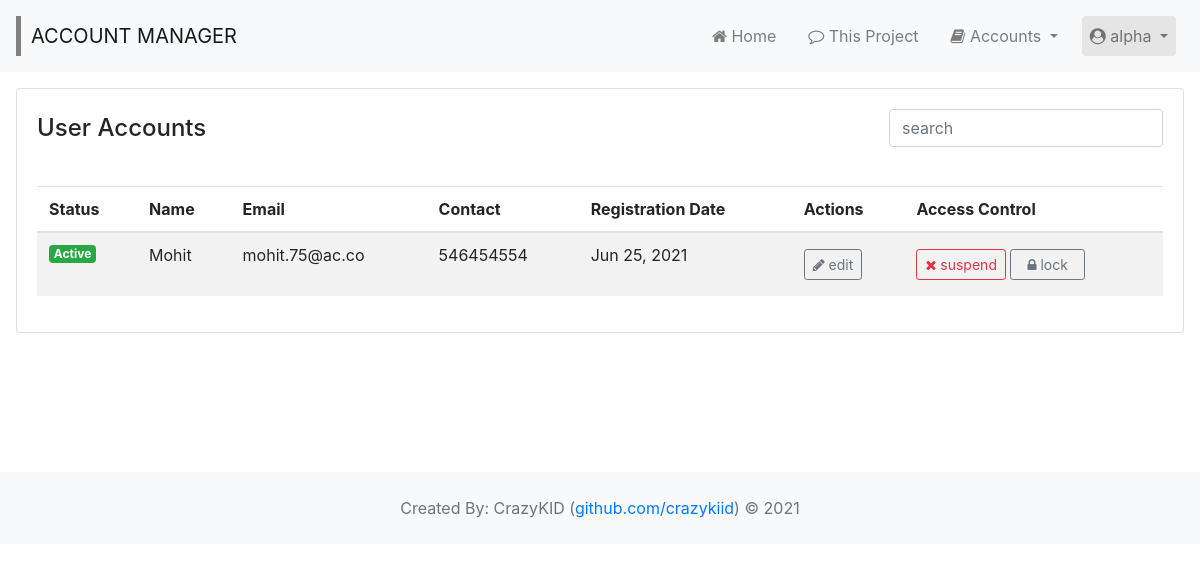
/accounts/active/ (signed in), run on an earlier commit of the app's database.
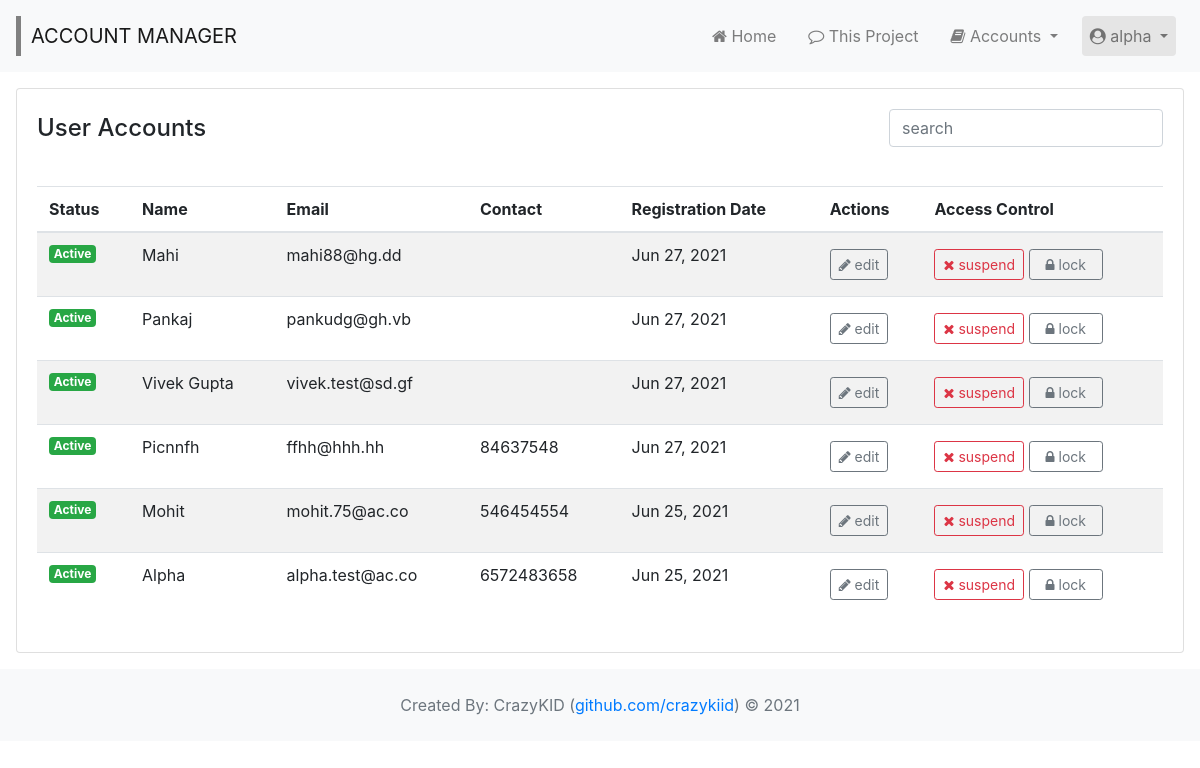
And on a later commit of the database.
### wsite/models.py (models this page shows, shortened)
class UserInfo(models.Model):
  user = models.OneToOneField(User, on_delete=models.CASCADE, primary_key=True)
  middle_name = models.CharField(max_length=64, blank=True)
  contact = models.CharField(max_length=16, blank=True)
  status = models.IntegerField(default=0)

### wsite/views.py (the view)
# urls.py: path('accounts/active/', views.usersAct, name = 'active_users'),
@login_required(login_url='/login/')
def usersAct(request):
  page_title = 'Active User Accounts'
  users_active = UserInfo.objects.filter(status=1, user__is_staff=0).order_by('-user__id')
  return render(request, 'accounts/active.html', { 'page_title' : page_title, 'users' : users_active })

### wsite/templates/accounts/Active.html (shortened to what this page needs)
{% extends 'layout/layout.html' %}
{% load custom_tags %}
{% block page %}
{% include 'layout/header.html' %}
<div class="container-fluid p-3" style="min-height:400px">
	<section>
		<div class="card">
			<div class="card-body">
				<div class="d-flex flex-column flex-lg-row justify-content-between">
					<h4 style="padding:5px 0px 35px;">User Accounts</h4>
					<div class="form-group pull-right">
					    <input type="text" class="search form-control" placeholder="search">
					</div>
				</div>
				<div class="table-responsive">
				<table class="table table-striped">
					<thead>
					    <tr>
					      <th scope="col">Status</th>
					    	<th scope="col">Name</th>
					    	<th scope="col">Email</th>
					    	<th scope="col">Contact</th>
					    	<th scope="col">Registration Date</th>
					    	<th scope="col">Actions</th>
					    	<th scope="col">Access Control</th>
					    </tr>
					</thead>
					<tbody class="u-list">
						{% if users.count > 0 %}
						  {% for u in users %}
					    <tr>
					    	<td>
					    	  {% if u.status == 0 %}
					    	  <span class="badge badge-danger">Inactive</span
					    	  {% elif u.status == 1 %}
                  <span class="badge badge-success">Active</span>
                  {% elif u.status == 9 %}
                  <span class="badge badge-dark">Suspended</span>
                  {% else %}
                  <span class="badge badge-secondary">Unknown</span>
                  {% endif %}
					    	</td>
					    	<td>{{ u.user.first_name }} {{ u.middle_name }} {{ u.user.last_name }}</td>
					    	<td>{{ u.user.email }}</td>
					    	<td>{{ u.contact }}</td>
					    	<td>{{ u.user.date_joined|date:'M d, Y'}}</td>
					    	<td>
					    	  <a class="btn btn-outline-secondary btn-sm my-1" href="{% url 'update_user' u.user.id %}" role="button" data-toggle="tooltip" data-placement="bottom" title="Edit Account Details"><i class="fa fa-pencil" aria-hidden="true"></i> edit</a>
					    	</td>
					    	<td>
					    	  {% if u.status == 9 %}
								  <a class="btn btn-outline-success btn-sm my-1" href="{% url 'activate_user' u.user.id %}" role="button" data-toggle="tooltip" data-placement="bottom" title="Activate Account"><i class="fa fa-check" aria-hidden="true"></i> activate</a>
					    		{% elif u.status == 1 %}
					     		<a class="btn btn-outline-danger btn-sm my-1" href="{% url 'suspend_user' u.user.id %}" role="button" data-toggle="tooltip" data-placement="bottom" title="De-activate Account"><i class="fa fa-times" aria-hidden="true"></i> suspend</a>
					     		<a class="btn btn-outline-secondary btn-sm my-1 px-3" href="{% url 'lock_user' u.user.id %}" role="button" data-toggle="tooltip" data-placement="bottom" title="Lock Account"><i class="fa fa-lock" aria-hidden="true"></i> lock</a>
					     		{% endif %}
					      </td>
					    </tr>
					    {% endfor %}
					  {% else %}
					    <tr>
					    	<td colspan="7" style="padding:1rem .75rem;">No User Found.</td>
					    </tr>
					  {% endif %}
				  </tbody>
				</table>
				</div>
			</div>
		</div>
	</section>
</div>
{% include 'layout/footer.html' %}
{% endblock page %}

What changed in the data, as far as the page shows it:
added UserInfo: status "Active", user.first_name "Mahi", user.email "mahi88@hg.dd", user.date_joined "Jun 27, 2021"
added UserInfo: status "Active", user.first_name "Pankaj", user.email "pankudg@gh.vb", user.date_joined "Jun 27, 2021"
added UserInfo: status "Active", user.first_name "Vivek Gupta", user.email "vivek.test@sd.gf", user.date_joined "Jun 27, 2021"
added UserInfo: status "Active", user.first_name "Picnnfh", user.email "ffhh@hhh.hh", contact "84637548", user.date_joined "Jun 27, 2021"
now on this page (row edited): UserInfo: status "Active", user.first_name "Alpha", user.email "alpha.test@ac.co", contact "6572483658", user.date_joined "Jun 25, 2021"
